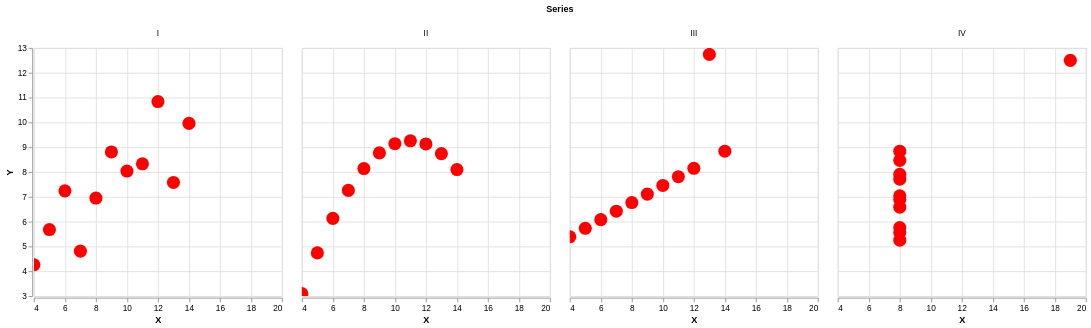

Describe this chart as a Vega-Lite specification.
### Vega-Lite specification from a JSON file in a GitHub repository (floating-point values rounded to 4 significant figures)
{"$schema": "https://vega.github.io/schema/vega-lite/v4.json", "description": "Anscombe's Quartet", "data": {"values": [{"Series": "I", "X": 10.0, "Y": 8.04}, {"Series": "I", "X": 8.0, "Y": 6.95}, {"Series": "I", "X": 13.0, "Y": 7.58}, {"Series": "I", "X": 9.0, "Y": 8.81}, {"Series": "I", "X": 11.0, "Y": 8.33}, {"Series": "I", "X": 14.0, "Y": 9.96}, {"Series": "I", "X": 6.0, "Y": 7.24}, {"Series": "I", "X": 4.0, "Y": 4.26}, {"Series": "I", "X": 12.0, "Y": 10.84}, {"Series": "I", "X": 7.0, "Y": 4.81}, {"Series": "I", "X": 5.0, "Y": 5.68}, {"Series": "II", "X": 10.0, "Y": 9.14}, {"Series": "II", "X": 8.0, "Y": 8.14}, {"Series": "II", "X": 13.0, "Y": 8.74}, {"Series": "II", "X": 9.0, "Y": 8.77}, {"Series": "II", "X": 11.0, "Y": 9.26}, {"Series": "II", "X": 14.0, "Y": 8.1}, {"Series": "II", "X": 6.0, "Y": 6.13}, {"Series": "II", "X": 4.0, "Y": 3.1}, {"Series": "II", "X": 12.0, "Y": 9.13}, {"Series": "II", "X": 7.0, "Y": 7.26}, {"Series": "II", "X": 5.0, "Y": 4.74}, {"Series": "III", "X": 10.0, "Y": 7.46}, {"Series": "III", "X": 8.0, "Y": 6.77}, {"Series": "III", "X": 13.0, "Y": 12.74}, {"Series": "III", "X": 9.0, "Y": 7.11}, {"Series": "III", "X": 11.0, "Y": 7.81}, {"Series": "III", "X": 14.0, "Y": 8.84}, {"Series": "III", "X": 6.0, "Y": 6.08}, {"Series": "III", "X": 4.0, "Y": 5.39}, {"Series": "III", "X": 12.0, "Y": 8.15}, {"Series": "III", "X": 7.0, "Y": 6.42}, {"Series": "III", "X": 5.0, "Y": 5.73}, {"Series": "IV", "X": 8.0, "Y": 6.58}, {"Series": "IV", "X": 8.0, "Y": 5.76}, {"Series": "IV", "X": 8.0, "Y": 7.71}, {"Series": "IV", "X": 8.0, "Y": 8.84}, {"Series": "IV", "X": 8.0, "Y": 8.47}, {"Series": "IV", "X": 8.0, "Y": 7.04}, {"Series": "IV", "X": 8.0, "Y": 5.25}, {"Series": "IV", "X": 19.0, "Y": 12.5}, {"Series": "IV", "X": 8.0, "Y": 5.56}, {"Series": "IV", "X": 8.0, "Y": 7.91}, {"Series": "IV", "X": 8.0, "Y": 6.89}]}, "mark": "circle", "selection": {"brush": {"type": "interval", "resolve": "intersect", "encodings": ["x"], "on": "[mousedown[event.shiftKey], mouseup] > mousemove", "translate": "[mousedown[event.shiftKey], mouseup] > mousemove"}, "grid": {"type": "interval", "resolve": "global", "bind": "scales", "translate": "[mousedown[!event.shiftKey], mouseup] > mousemove"}, "xenc": {"type": "single", "resolve": "global", "on": "mouseover", "nearest": true, "fields": ["X"], "bind": {"input": "number"}}}, "encoding": {"column": {"field": "Series"}, "x": {"field": "X", "type": "quantitative", "scale": {"zero": false}}, "y": {"field": "Y", "type": "quantitative", "scale": {"zero": false}}, "size": {"value": 100, "condition": {"selection": "brush", "value": 250}}, "color": {"value": "steelblue", "condition": {"selection": "xenc", "value": "red"}}, "opacity": {"value": 1}}}
